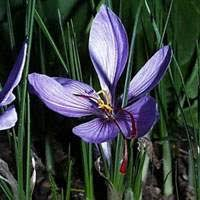
//> input picture test/Images/fleur.jpeg, 200 x 200 px, given in place of the camera
$ ./BGsubWC 3   (built with g++ and OpenCV 4)
//> lines starting //> are read from the running program, lines starting //| are printed output that depends on the picture; after the words box and inside, x2 and y2 are one past the last pixel; in counts of white or black regions, pixels touching at a corner belong together
#include <opencv2/imgproc.hpp>
#include <opencv2/core.hpp>
#include <opencv2/highgui.hpp>
#include <opencv2/opencv.hpp>
#include <iostream>
#include <cmath>

using namespace cv;
using namespace std;

int Calcul(unsigned char a, unsigned char b, unsigned char c, unsigned char d, unsigned char e, unsigned char f ){
        int A,B,C,D,E,F,r;
        A = (int) a ;
        B = (int) b ;
        C = (int) c ;
        D = (int) d ;
        E = (int) e ;
        F = (int) f ;
        r=abs((B-E)+(C-F));
        if ((A>3) && (A<14) && (B>40) && (B<190) && (C>100) && (C<250) && (A-D<10) && (B-E<10) && (C-F<10) ){
                return r;
        } else {
                r=0;
        }
}

int main(int argc, char **argv){
        int renew=0;
        unsigned char R,G,B,H1,S1,V1,H,S,V,Res,Bes,Ges;
        VideoCapture cap(atoi(argv[1]));
        Mat webcam, whsv(480,640,CV_8UC3), reference,rhsv(480,640,CV_8UC3), resultat(480,640,CV_8UC3), ero,dil;
        cap>>reference;
//> reference is the input picture: 200 rows x 200 cols, CV_8UC3; mean B, G, R 65.7, 65, 57.7
        cvtColor(reference,rhsv,COLOR_BGR2HSV);// Passage HSV
//> rhsv: 200 rows x 200 cols, CV_8UC3; mean H, S, V 77.1, 116.6, 77.8

        while(true){
                while(renew==2){
                        cap>>reference;
                        GaussianBlur(reference,reference,Size(5,5),0,0);
                        GaussianBlur(reference,reference,Size(5,5),0,0);
                        GaussianBlur(reference,reference,Size(5,5),0,0);
                        erode(reference,reference,Mat(),Point(1,1),2,1);
                        cvtColor(reference,rhsv,COLOR_BGR2HSV);// Passage HSV
                        renew=0;
                }
                cap>>webcam;
                GaussianBlur(webcam,webcam,Size(5,5),0,0);
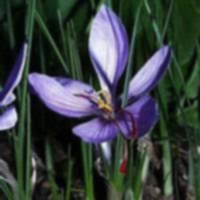
//> webcam: 200 rows x 200 cols, CV_8UC3; mean B, G, R 65.7, 65, 57.7
                GaussianBlur(webcam,webcam,Size(5,5),0,0);
                GaussianBlur(webcam,webcam,Size(5,5),0,0);
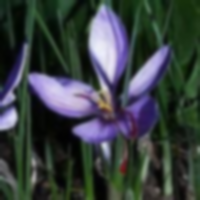
//> webcam: 200 rows x 200 cols, CV_8UC3; mean B, G, R 65.7, 65, 57.7
                cvtColor(webcam,whsv,COLOR_BGR2HSV); // Passage HSV
//> whsv: 200 rows x 200 cols, CV_8UC3; mean H, S, V 76.3, 93.9, 77.3
                if(!cap.isOpened()){cout << "Error opening video stream or file" << endl;return -1;}
                for(int i=0;i<480; i++){// Rows
                        Vec3b *ptr = webcam.ptr<Vec3b>(i) ; // WebCam
                        Vec3b *ptrwhsv = whsv.ptr<Vec3b>(i) ; // Webcam HSV
                        Vec3b *ptrrhsv = rhsv.ptr<Vec3b>(i) ; // Reference HSV
                        Vec3b *ptres = resultat.ptr<Vec3b>(i) ; // Resultat
                        for(int j=0;j<640;j++){ // Cols
                               H=ptrwhsv[j](0); // h webcam
                               S=ptrwhsv[j](1); // s webcam
                               V=ptrwhsv[j](2); // v webcam
                              H1=ptrrhsv[j](0); // H reference
                              S1=ptrrhsv[j](1); // S reference
                              V1=ptrrhsv[j](2); // V reference
                               int A= Calcul(H,S,V,H1,S1,V1);
                               if( A>1) {
                                       ptres[j](0)=ptr[j](0);
                                       ptres[j](1)=ptr[j](1);
                                       ptres[j](2)=ptr[j](2);
                               }else{ // Sinon pixel -> Noir
                                       ptres[j](0)=0;
                                       ptres[j](1)=0;
                                       ptres[j](2)=0;
                               }
                        }
                }
//> this loop made 480 passes
//> (H, S, V, H1, S1, V1) on passes 1 to 3: (62, 104, 49, 60, 79, 61), (60, 105, 51, 59, 91, 56), (61, 108, 52, 61, 97, 58)
//> after the loop, H = 0; S = 0; V = 0; H1 = 72; S1 = 58; V1 = 56
                 vector<Vec4i> hierarchy;
                 vector<vector<Point>> contours;

               Mat resultat_canny=resultat.clone();
               Canny(resultat,resultat_canny,100,200,3);
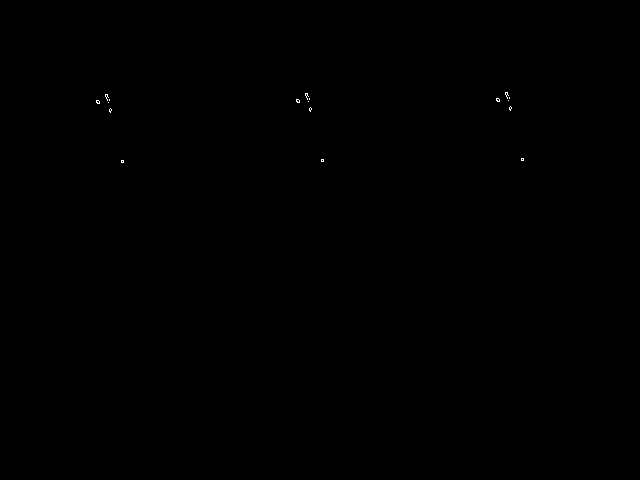
//> resultat_canny: 480 rows x 640 cols, CV_8UC1; 0.04% white in thin lines or dots, all inside (x1, y1, x2, y2) = (96, 92, 524, 163)
               findContours(resultat_canny,contours,hierarchy,RETR_TREE,CHAIN_APPROX_SIMPLE,Point(0,0)) ;
//> contours = 30 contours, all with area under 20
               rectangle(resultat,Point(200,480),Point(430,380),Scalar(255),2,8,0);
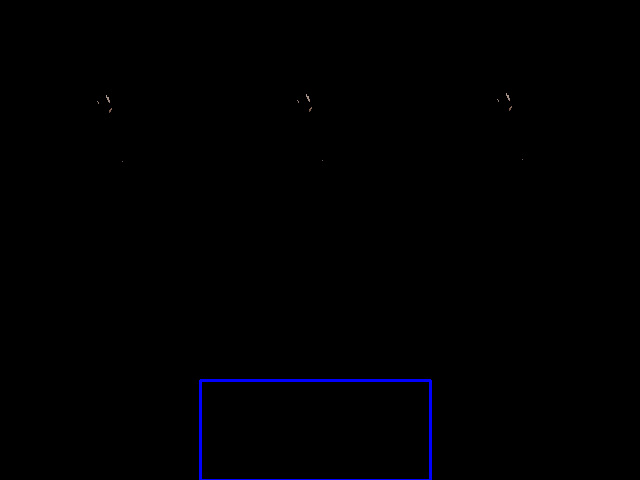
//> resultat: 480 rows x 640 cols, CV_8UC3; mean B, G, R 1.3, 0, 0
//               imshow("Reference", rhsv);
               imshow("Resultat", resultat);
                if(waitKey(30)>=0){break;}
//> the Esc key is pressed
                renew++;
        }
        cap.release();
        return 0;
}
